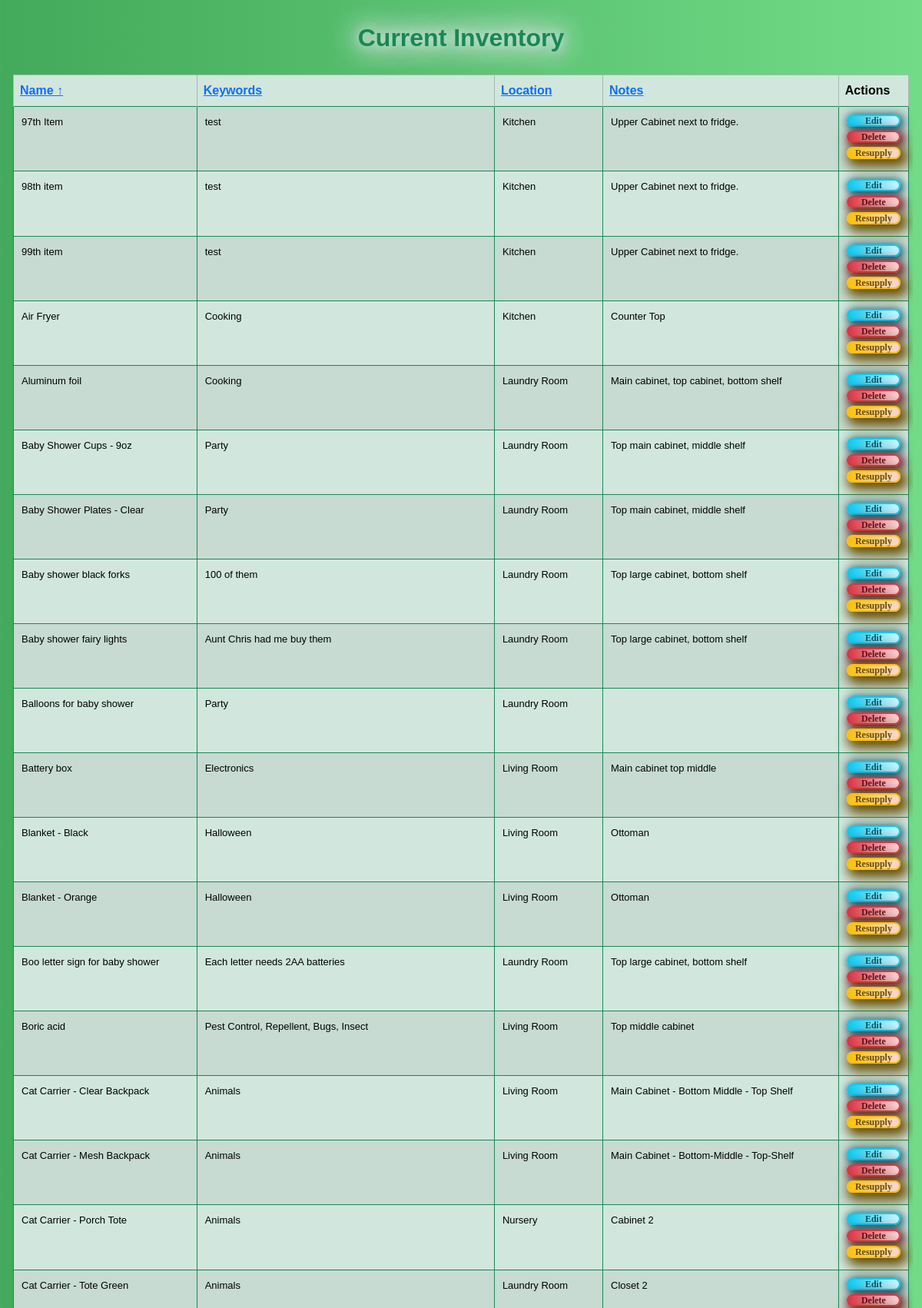
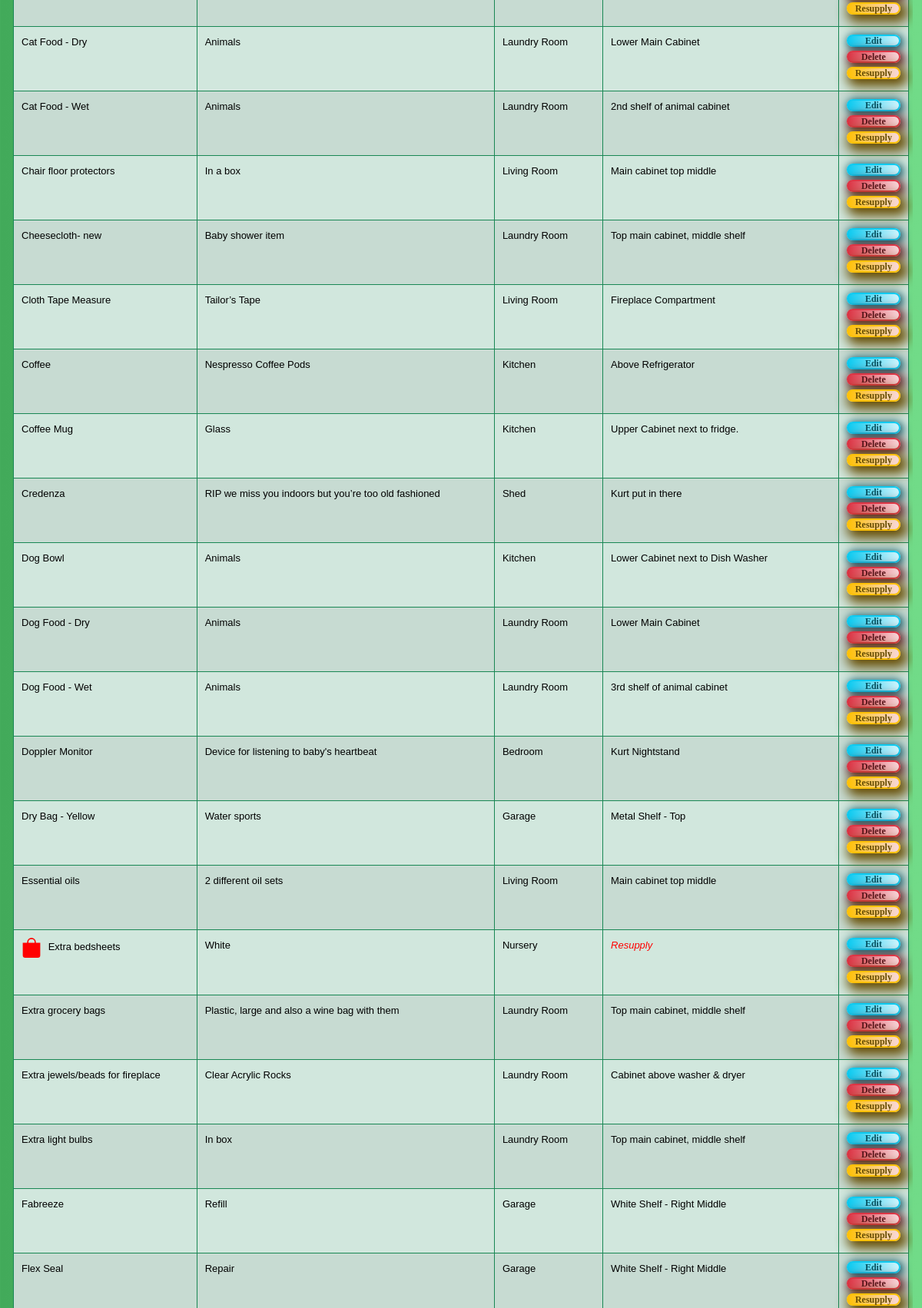
The app's page /items (signed in, upper part) with its own data (2 pictures, top to bottom).
### app/models.py (models this page shows, shortened)
class Item(db.Model):
    id = db.Column(db.Integer, primary_key=True)
    name = db.Column(db.String(100), nullable=False)
    keywords = db.Column(db.String(200), nullable=True)
    location = db.Column(db.String(100), nullable=False)
    notes = db.Column(db.String, nullable=True)

### app/routes.py (the view)
@app.route('/items', methods=['GET', 'POST'])
@login_required
def view_items():
    form = SearchForm()
    search_query = request.args.get('search', '')
    sort_by = request.args.get('sort_by', 'name')
    sort_order = request.args.get('sort_order', 'asc')
    if form.validate_on_submit():
        search_query = form.search.data
    items_query = Item.query.filter(
        (Item.name.contains(search_query)) |
        (Item.location.contains(search_query)) |
        (Item.keywords.contains(search_query)) |
        (Item.notes.contains(search_query))
    )
    if sort_order == 'asc':
        items_query = items_query.order_by(getattr(Item, sort_by).asc())
    else:
        items_query = items_query.order_by(getattr(Item, sort_by).desc())
    items = items_query.all()
    items_count = len(items)
    return render_template('view_items.html', items=items, form=form, sort_by=sort_by, sort_order=sort_order, items_count=items_count)

### app/__init__.py (called while the page is built)
@login_manager.user_loader
def load_user(user_id):
    return models.User.query.get(int(user_id))

### app/templates/view_items.html (shortened to what this page needs)
{% extends "base.html" %}
{% block content %}
<div class="container-fluid">
  <h2 class="mb-4">Current Inventory</h2>
    <div class="table-container">
      <table class="table table-success table-striped table-bordered">
        <thead class="table-success">
          <tr>
            <th>
              <a href="{{ url_for('view_items', search=request.args.get('search', ''), sort_by='name', sort_order='asc' if sort_order == 'desc' or sort_by != 'name' else 'desc') }}">
                Name
                {% if sort_by == 'name' %}
                  {% if sort_order == 'asc' %}
                    ↑
                  {% else %}
                    ↓
                  {% endif %}
                {% endif %}
              </a>
            </th>
            <th>
              <a href="{{ url_for('view_items', search=request.args.get('search', ''), sort_by='keywords', sort_order='asc' if sort_order == 'desc' or sort_by != 'keywords' else 'desc') }}">
                Keywords
              </a>
            </th>
            <th>
              <a href="{{ url_for('view_items', search=request.args.get('search', ''), sort_by='location', sort_order='asc' if sort_order == 'desc' or sort_by != 'location' else 'desc') }}">
                Location
              </a>
            </th>
            <th>
              <a href="{{ url_for('view_items', search=request.args.get('search', ''), sort_by='notes', sort_order='asc' if sort_order == 'desc' or sort_by != 'notes' else 'desc') }}">
                Notes
              </a>
            </th>
            <th>Actions</th>
          </tr>
        </thead>
        <tbody>
          {% for item in items %}
          <tr>
            <td>
              {% if 'Resupply' in item.notes %}
                <img src="{{ url_for('static', filename='bag-fill.svg') }}" alt="Resupply Icon" class="resupply-icon">
              {% endif %}
              {{ item.name }}
            </td>
            <td>{{ item.keywords }}</td>
            <td>{{ item.location }}</td>
            <td>
              {% if 'Resupply' in item.notes %}
                <span class="resupply-text">Resupply</span>
              {% else %}
                {{ item.notes }}
              {% endif %}
            </td>
            <td class="action-column">
              <div class="d-flex flex-column">
                <a href="{{ url_for('edit_item', item_id=item.id) }}" class="btn btn-outline-info btn-sm w-100" id="btnEdit">Edit</a>
                <form method="POST" action="{{ url_for('delete_item', item_id=item.id) }}" style="display: inline;" onsubmit="return confirmDelete();">
                  <button type="submit" class="btn btn-outline-danger btn-sm w-100" id="btnDelete">Delete</button>
                </form>
                <button class="btn btn-outline-warning btn-sm w-100" id="btnResupply" onclick="toggleResupply({{ item.id }}, '{{ item.notes }}')">Resupply</button>
              </div>
            </td>
          </tr>
          {% endfor %}
        </tbody>
      </table>
    </div>
</div>
{% endblock %}

### app/static/styles.css (style rules this page uses)
body { background: linear-gradient(to right, #42aa5a 0%, #71db88 100%); }
body { font-family: Arial, sans-serif; }
h2, h5 { margin-top: 30px; text-align: center; text-shadow: 0 0 15px #fff, 0 0 50px #d1e7dd, 0 0 35px #fff, 0 0 20px #198754, 0 0 30px #d1e7dd, 0 0 40px #d1e7dd, 2px 2px 2px rgba(206,89,55,0); color: #198754; font-weight: bolder; }
.table-container { display: flex; max-height: 45vh; overflow-y: auto; overflow-x: auto; position: relative; padding: 5px; box-sizing: border-box; }
.table thead th { position: sticky; top: 0; z-index: 1; }
.table { width: 100%; border-collapse: collapse; }
.table tbody td { font-size: 13px; padding: 10px; border: 1px solid #198754; }
.resupply-text { font-style: italic; color: red; }
.resupply-icon { width: 26px; height: 26px; margin-right: 5px; }
#btnEdit, #btnReset { margin: 0 auto 5px auto; color: #055160; font-size: 12px; line-height: 8px; padding: 2px; border-radius: 17px; font-family: Georgia, serif; font-weight: 700; text-decoration: none; font-style: normal; font-variant: normal; text-transform: none; background-image: linear-gradient(to right, #0dcaf0 0%, #cff4fc 100%); box-shadow: #055160 2px 2px 12px 2px; border: 2px solid #0dcaf0; display: inline-block; }
#btnDelete, #btnRegister { margin: 0 auto 5px auto; color: #58151c; font-size: 12px; line-height: 8px; padding: 2px; border-radius: 17px; font-family: Georgia, serif; font-weight: 700; text-decoration: none; font-style: normal; font-variant: normal; text-transform: none; background-image: linear-gradient(to right, #dc3545 0%, #f8d7da 100%); box-shadow: #58151c 3px 3px 13px 3px; border: 2px solid #dc3545; display: inline-block; }
#btnResupply { margin: 0 auto 5px auto; color: #664d03; font-size: 12px; line-height: 8px; padding: 2px; border-radius: 17px; font-family: Georgia, serif; font-weight: 700; text-decoration: none; font-style: normal; font-variant: normal; text-transform: none; background-image: linear-gradient(to right, #ffc107 0%, #f8d7da 100%); box-shadow: #664d03 5px 5px 15px 5px; border: 2px solid #ffc107; display: inline-block; }

### records on screen
Item: name "97th Item", keywords "test", location "Kitchen", notes "Upper Cabinet next to fridge."
Item: name "98th item", keywords "test", location "Kitchen", notes "Upper Cabinet next to fridge."
Item: name "99th item", keywords "test", location "Kitchen", notes "Upper Cabinet next to fridge."
Item: name "Air Fryer", keywords "Cooking", location "Kitchen", notes "Counter Top"
Item: name "Aluminum foil", keywords "Cooking", location "Laundry Room", notes "Main cabinet, top cabinet, bottom shelf"
Item: name "Baby Shower Cups - 9oz", keywords "Party", location "Laundry Room", notes "Top main cabinet, middle shelf"
Item: name "Baby Shower Plates - Clear", keywords "Party", location "Laundry Room", notes "Top main cabinet, middle shelf"
Item: name "Baby shower black forks", keywords "100 of them", location "Laundry Room", notes "Top large cabinet, bottom shelf"
Item: name "Baby shower fairy lights", keywords "Aunt Chris had me buy them", location "Laundry Room", notes "Top large cabinet, bottom shelf"
Item: name "Balloons for baby shower", keywords "Party", location "Laundry Room"
Item: name "Battery box", keywords "Electronics", location "Living Room", notes "Main cabinet top middle"
Item: name "Blanket - Black", keywords "Halloween", location "Living Room", notes "Ottoman"
Item: name "Blanket - Orange", keywords "Halloween", location "Living Room", notes "Ottoman"
Item: name "Boo letter sign for baby shower", keywords "Each letter needs 2AA batteries", location "Laundry Room", notes "Top large cabinet, bottom shelf"
Item: name "Boric acid", keywords "Pest Control, Repellent, Bugs, Insect", location "Living Room", notes "Top middle cabinet"
Item: name "Cat Carrier - Clear Backpack", keywords "Animals", location "Living Room", notes "Main Cabinet - Bottom Middle - Top Shelf"
Item: name "Cat Carrier - Mesh Backpack", keywords "Animals", location "Living Room", notes "Main Cabinet - Bottom-Middle - Top-Shelf"
Item: name "Cat Carrier - Porch Tote", keywords "Animals", location "Nursery", notes "Cabinet 2"
Item: name "Cat Carrier - Tote Green", keywords "Animals", location "Laundry Room", notes "Closet 2"
Item: name "Cat Food - Dry", keywords "Animals", location "Laundry Room", notes "Lower Main Cabinet"
Item: name "Cat Food - Wet", keywords "Animals", location "Laundry Room", notes "2nd shelf of animal cabinet"
Item: name "Chair floor protectors", keywords "In a box", location "Living Room", notes "Main cabinet top middle"
Item: name "Cheesecloth- new", keywords "Baby shower item", location "Laundry Room", notes "Top main cabinet, middle shelf"
Item: name "Cloth Tape Measure", keywords "Tailor’s Tape", location "Living Room", notes "Fireplace Compartment"
Item: name "Coffee", keywords "Nespresso Coffee Pods", location "Kitchen", notes "Above Refrigerator"
Item: name "Coffee Mug", keywords "Glass", location "Kitchen", notes "Upper Cabinet next to fridge."
Item: name "Credenza", keywords "RIP we miss you indoors but you’re too old fashioned", location "Shed", notes "Kurt put in there"
Item: name "Dog Bowl", keywords "Animals", location "Kitchen", notes "Lower Cabinet next to Dish Washer"
Item: name "Dog Food - Dry", keywords "Animals", location "Laundry Room", notes "Lower Main Cabinet"
Item: name "Dog Food - Wet", keywords "Animals", location "Laundry Room", notes "3rd shelf of animal cabinet"
Item: name "Doppler Monitor", keywords "Device for listening to baby's heartbeat", location "Bedroom", notes "Kurt Nightstand"
Item: name "Dry Bag - Yellow", keywords "Water sports", location "Garage", notes "Metal Shelf - Top"
Item: name "Essential oils", keywords "2 different oil sets", location "Living Room", notes "Main cabinet top middle"
Item: name "Extra bedsheets", keywords "White", location "Nursery", shows "Resupply"
Item: name "Extra grocery bags", keywords "Plastic, large and also a wine bag with them", location "Laundry Room", notes "Top main cabinet, middle shelf"
Item: name "Extra jewels/beads for fireplace", keywords "Clear Acrylic Rocks", location "Laundry Room", notes "Cabinet above washer & dryer"
Item: name "Extra light bulbs", keywords "In box", location "Laundry Room", notes "Top main cabinet, middle shelf"
Item: name "Fabreeze", keywords "Refill", location "Garage", notes "White Shelf - Right Middle"
Item: name "Flex Seal", keywords "Repair", location "Garage", notes "White Shelf - Right Middle"
